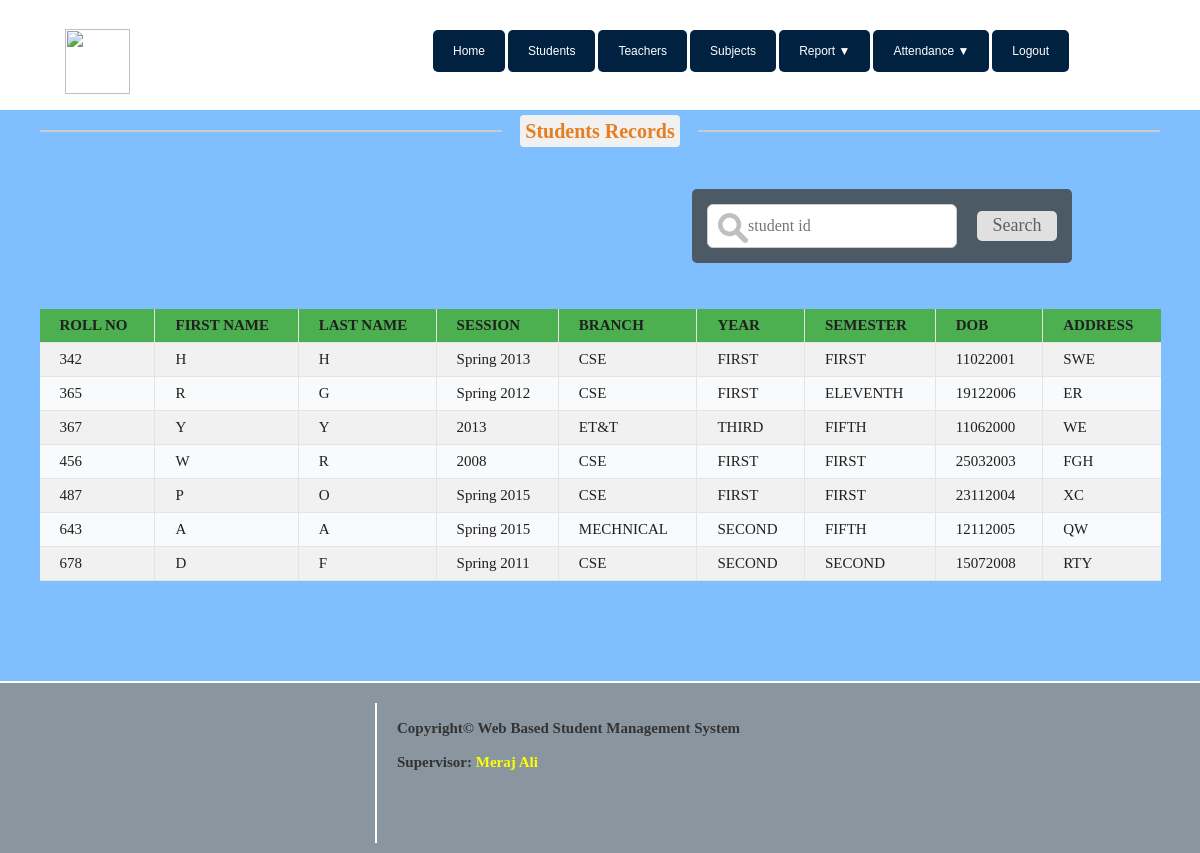
The page /teacher/student_details.php on the database its author committed.
### tables this page shows
CREATE TABLE `bhup` (
  `fname` varchar(50) NOT NULL,
  `lname` varchar(50) NOT NULL,
  `session` varchar(50) NOT NULL,
  `rn` varchar(50) NOT NULL,
  `branch` varchar(50) NOT NULL,
  `year` varchar(50) NOT NULL,
  `semester` varchar(50) NOT NULL,
  `dob` varchar(50) NOT NULL,
  `address` varchar(50) NOT NULL,
  `id` int(11) NOT NULL,
  `pass_code` int(11) NOT NULL
);

### teacher/student_details.php (the view, shortened to what this page needs)
<?php
include "header_teacher.php"; ?>
				<div class="content">
                    <div class="text-center">
                        <hr class="team_hr team_hr_left hr_gray"/><span class="span_blog txt_darkgrey txt_orange">Students Records</span>
                        <hr class="team_hr team_hr_right hr_gray" />
                    </div>
				    <br><br>
                    <form action="student_details_individual.php" method="POST" name="reg" onSubmit="return validate()">
                    <div  class="row">
                    <div style="background-color: #4C5A65;padding: 15px 15px 0px 15px;border-radius: 5px; float:right;">
				        <div class="form-group">
				            <input class="form-control3" type="text" name="sid" placeholder="     student id" id="sid" value="" required>
				        </div>
				        <div class="form-group">
					    <input class="search_btn2" type="submit" name="search" value="Search">
					    </div>
					</div>
			        </div>
			        </form>
                    <center>
					<?php
					echo"<center><table >";
					  	echo"<tr>
					        <th>ROLL NO</th>
					        <th>FIRST NAME</th>
					        <th>LAST NAME</th>
					        <th>SESSION</th>
					        <th>BRANCH</th>
					        <th>YEAR</th>
					        <th>SEMESTER</th>
					        <th>DOB</th>
					        <th>ADDRESS</th>
					        </tr>";
						mysqli_select_db($conn,$dbname);
			            $query=mysqli_query($conn,"select * from bhup order by rn asc");
			            while($row=mysqli_fetch_row($query))
				      	{
				            echo"<tr>";
				                echo '<td>'. $row[3] . '</td>';
				                echo '<td>'. $row[0] . '</td>';
				      			echo '<td>'. $row[1] . '</td>';
				      			echo '<td>'. $row[2] . '</td>';
				      			echo '<td>'. $row[4] . '</td>';
				      			echo '<td>'. $row[5] . '</td>';
				      			echo '<td>'. $row[6] . '</td>';
				      			echo '<td>'. $row[7] . '</td>';
				      			echo '<td>'. $row[8] . '</td>';
							echo "</tr>";
					        }
					  echo"</center></table>";
					?>
					</center>
				</div>
<?php include "footer.php"; ?>

### css/C.css (style rules this page uses)
html,body,p,h2,div,ul,li,a { margin: 0; padding: 0; }
body { background-color: #09123B; background-color:#80BFFF; }
.content { position: relative; top:110px; //min-height: 2000px; min-height: 270px; //width: 750px; //width: 100%; //border: 2px solid white; border-radius: 0px; background-color: #80BFFF; color: white; //text-align: center; //text-decoration: none; font-family: Times New Roman; font-size: 20px; font-style: ; font-weight: ; //margin-top: 200px; //margin-left: 230px ; //margin-left: 17%; //margin-right: 280px; padding: 10px; float: ; }
input[type=text], input[type=password],input[type=email] { width: 100%; padding: 12px 20px; //margin: 8px 0; display: inline-block; border: 1px solid #ccc; box-sizing: border-box; }
.text-center { text-align: center; }
.team_hr { //border: 1px solid #fff; width: 39%; float: left; border: 1px solid #cccccc; }
.team_hr_left { //margin-right: 80px; margin-left: 30px; float: left; }
.team_hr_right { //margin-left: 30px; margin-right: 30px; float: right; }
.span_blog { margin-bottom: 80px; }
.txt_orange { color: #e67e22; background-color: #E0E0E0; background-color: #F1F1F1; padding: 5px; border-radius: 4px; font-weight: bold; }
td:first-child { border-left:none }
td:last-child { border-right:none }
th:last-child { border-right:none }
tr:nth-child(even) { background-color: #F1F1F1 }
th { background-color: #4CAF50 }
table { border-collapse: collapse; background-color: #F9FAFB; //border-radius: 8px; width: 95%; }
th,td { border-collapse: collapse; border-right: 1px solid #E3E4E5; border-bottom: 1px solid #E3E4E5; padding: 8px 20px; text-align: left; color:#202020; //font-family: sans-serif; font-size: 15px; //height: 40px; //border-radius: 5px; }
.form-group { display: inline-block; margin-bottom: 0; vertical-align: middle; //padding: 10px 0px; margin-bottom: 15px; }
.form-control3 { border:1px solid #CCCCCC; font-size: 15px; border-radius: 6px; font-family: Times new roman; font-size: 16px; display: block; width: 250px!important; //box-sizing: border-box; background-image: url('http://localhost:8082/FINALPROJECT/image/s2.png'); background-position: 10px 8px; background-repeat: no-repeat; //padding: 12px 25px 12px 40px; }
.row { width: 90%; height: 100px; }
.search_btn2 { width: 80px!important; height: 30px; border:none; background-color:#E0E0E0; border-radius: 5px; color:#5D6165; font-family: Times new roman; font-size: 18px; display: block; cursor: pointer; //text-align: center; padding-bottom: 2px; margin-left: 15px; font-family:,Helvetica,sans-serif; }

### rows shown on the page
bhup: rn "342", fname "H", lname "H", session "Spring 2013", branch "CSE", year "FIRST", semester "FIRST", dob "11022001", address "SWE"
bhup: rn "365", fname "R", lname "G", session "Spring 2012", branch "CSE", year "FIRST", semester "ELEVENTH", dob "19122006", address "ER"
bhup: rn "367", fname "Y", lname "Y", session "2013", branch "ET&T", year "THIRD", semester "FIFTH", dob "11062000", address "WE"
bhup: rn "456", fname "W", lname "R", session "2008", branch "CSE", year "FIRST", semester "FIRST", dob "25032003", address "FGH"
bhup: rn "487", fname "P", lname "O", session "Spring 2015", branch "CSE", year "FIRST", semester "FIRST", dob "23112004", address "XC"
bhup: rn "643", fname "A", lname "A", session "Spring 2015", branch "MECHNICAL", year "SECOND", semester "FIFTH", dob "12112005", address "QW"
bhup: rn "678", fname "D", lname "F", session "Spring 2011", branch "CSE", year "SECOND", semester "SECOND", dob "15072008", address "RTY"
